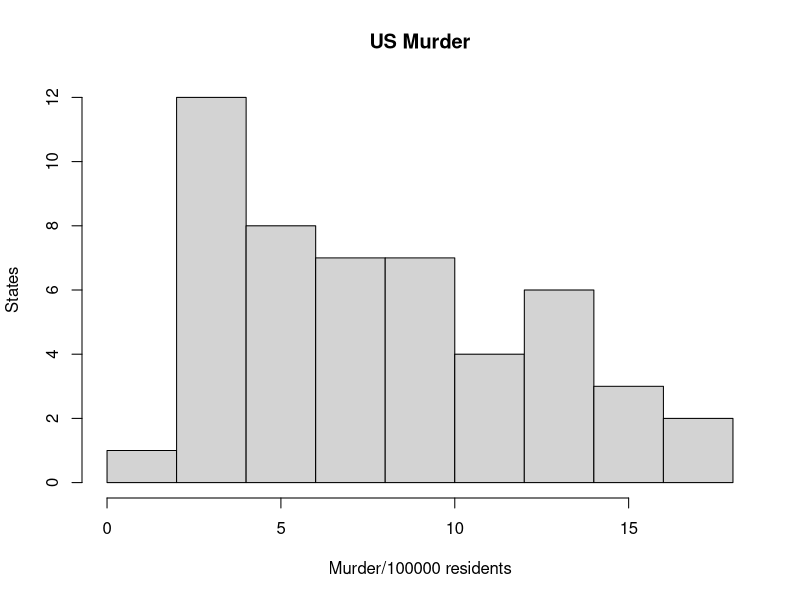
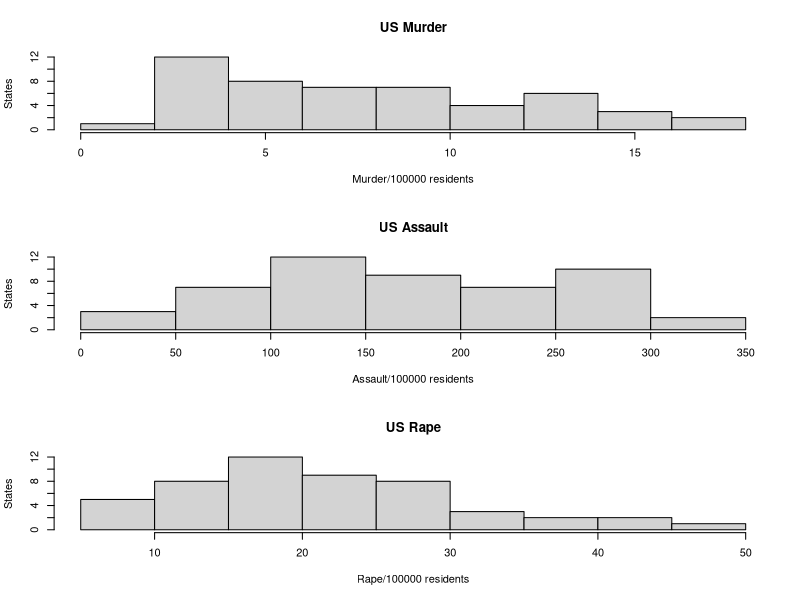

Here is the R script that generated these plots, in order:
## ---- chunk 1
knitr::opts_chunk$set(message=FALSE,warning=FALSE, cache=TRUE)
## ---- chunk 2
#install.packages("datasets")
library(datasets)
## ---- chunk 3
# This line load the USArrests dataset and rename it `dat`
dat <- USArrests
## ---- chunk 4
# I think both of them work as they produce the same results but with different sequences.
names(dat)
ls(dat)
## ---- chunk 5
hist(dat$Murder, main="US Murder", xlab="Murder/100000 residents", ylab="States")
## ---- chunk 6
summary(dat$Murder)
## ---- chunk 7
par(mfrow=c(3,1))
hist(dat$Murder, main="US Murder", xlab="Murder/100000 residents", ylab="States")

hist(dat$Assault, main="US Assault", xlab="Assault/100000 residents", ylab="States")

hist(dat$Rape, main="US Rape", xlab="Rape/100000 residents", ylab="States")
